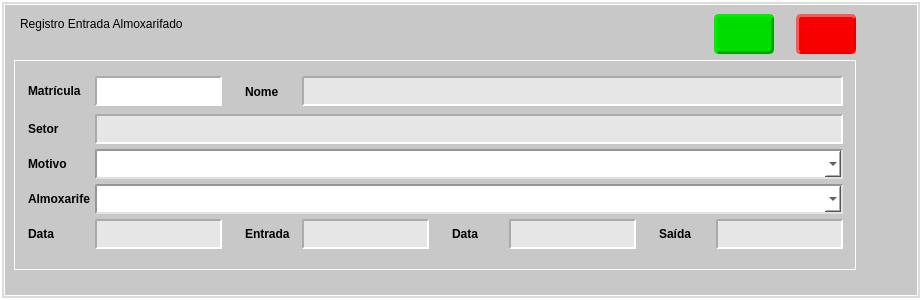
<?xml version="1.0" encoding="UTF-8"?>
<ui version="4.0">
 <class>ConfigurarInicial</class>
 <widget class="QWidget" name="ConfigurarInicial">
  <property name="geometry">
   <rect>
    <x>0</x>
    <y>0</y>
    <width>922</width>
    <height>300</height>
   </rect>
  </property>
  <property name="minimumSize">
   <size>
    <width>922</width>
    <height>300</height>
   </size>
  </property>
  <property name="maximumSize">
   <size>
    <width>16777215</width>
    <height>16777215</height>
   </size>
  </property>
  <property name="windowTitle">
   <string>Form</string>
  </property>
  <property name="styleSheet">
   <string notr="true">QWidget{	
	border-style: ridge;
    border-width: 2px;
    border-color: rgb(255, 255, 255);
	background-color:rgb(220, 220, 220);
}

QFrame{
	background-color:rgb(200, 200, 200);
}




</string>
  </property>
  <layout class="QVBoxLayout" name="verticalLayout">
   <property name="spacing">
    <number>2</number>
   </property>
   <property name="leftMargin">
    <number>4</number>
   </property>
   <property name="topMargin">
    <number>4</number>
   </property>
   <property name="rightMargin">
    <number>4</number>
   </property>
   <property name="bottomMargin">
    <number>4</number>
   </property>
   <item>
    <widget class="QFrame" name="frame_3">
     <property name="styleSheet">
      <string notr="true">QFrame{	
	border-style: ridge;
    border-width: 1px;
    border-color: rgb(255, 255, 255);

}</string>
     </property>
     <property name="frameShape">
      <enum>QFrame::StyledPanel</enum>
     </property>
     <property name="frameShadow">
      <enum>QFrame::Raised</enum>
     </property>
     <layout class="QGridLayout" name="gridLayout">
      <item row="1" column="0">
       <widget class="QFrame" name="frame_12">
        <property name="sizePolicy">
         <sizepolicy hsizetype="Minimum" vsizetype="Minimum">
          <horstretch>0</horstretch>
          <verstretch>0</verstretch>
         </sizepolicy>
        </property>
        <property name="minimumSize">
         <size>
          <width>0</width>
          <height>210</height>
         </size>
        </property>
        <property name="maximumSize">
         <size>
          <width>888</width>
          <height>210</height>
         </size>
        </property>
        <property name="styleSheet">
         <string notr="true">QLabel{	
	padding: 0px 0px 0px 10px;
	border-style: solid;
	border-width: 0px;
    border-color: rgb(170, 170, 170);
    font: bold 12px;
	text-align: left;
    font: bold 12px;
}

#frame_12{	
	border-style: ridge;
    border-width: 1px;
    border-color: rgb(255, 255, 255);

}

QComboBox{	
	background-color: rgb(255, 255, 255);
	border-style: inset;
	border-width: 2px;
    border-color: rgb(150, 150, 150);
    font: bold 12px;
}

QComboBox QAbstractItemView{	
	background-color: rgb(255, 255, 255);
}

QComboBox::focus{
    background-color: rgb(170, 255, 255);
    border-style: outset;
}

QLineEdit{		
	background-color: rgb(255, 255, 255);
	border-style: inset;
	border-width: 2px;
    border-color: rgb(170, 170, 170);
    font: bold 12px;
}

</string>
        </property>
        <property name="frameShape">
         <enum>QFrame::StyledPanel</enum>
        </property>
        <property name="frameShadow">
         <enum>QFrame::Raised</enum>
        </property>
        <layout class="QGridLayout" name="gridLayout_14">
         <property name="leftMargin">
          <number>0</number>
         </property>
         <property name="topMargin">
          <number>12</number>
         </property>
         <property name="rightMargin">
          <number>12</number>
         </property>
         <property name="bottomMargin">
          <number>18</number>
         </property>
         <property name="horizontalSpacing">
          <number>0</number>
         </property>
         <property name="verticalSpacing">
          <number>4</number>
         </property>
         <item row="5" column="8">
          <widget class="QLineEdit" name="nao_atend_txt_material_8">
           <property name="sizePolicy">
            <sizepolicy hsizetype="Expanding" vsizetype="Expanding">
             <horstretch>0</horstretch>
             <verstretch>0</verstretch>
            </sizepolicy>
           </property>
           <property name="minimumSize">
            <size>
             <width>70</width>
             <height>30</height>
            </size>
           </property>
           <property name="maximumSize">
            <size>
             <width>16777215</width>
             <height>30</height>
            </size>
           </property>
           <property name="styleSheet">
            <string notr="true">background-color: rgb(230, 230, 230);</string>
           </property>
           <property name="text">
            <string/>
           </property>
           <property name="maxLength">
            <number>8</number>
           </property>
           <property name="readOnly">
            <bool>true</bool>
           </property>
          </widget>
         </item>
         <item row="5" column="2">
          <widget class="QLabel" name="label_39">
           <property name="sizePolicy">
            <sizepolicy hsizetype="Preferred" vsizetype="Preferred">
             <horstretch>0</horstretch>
             <verstretch>0</verstretch>
            </sizepolicy>
           </property>
           <property name="minimumSize">
            <size>
             <width>80</width>
             <height>30</height>
            </size>
           </property>
           <property name="maximumSize">
            <size>
             <width>80</width>
             <height>30</height>
            </size>
           </property>
           <property name="styleSheet">
            <string notr="true">padding: 0px 0px 0px 20px;</string>
           </property>
           <property name="text">
            <string>Entrada</string>
           </property>
           <property name="alignment">
            <set>Qt::AlignLeading|Qt::AlignLeft|Qt::AlignVCenter</set>
           </property>
           <property name="wordWrap">
            <bool>false</bool>
           </property>
          </widget>
         </item>
         <item row="0" column="3" colspan="6">
          <widget class="QLineEdit" name="nao_atend_txt_material_4">
           <property name="sizePolicy">
            <sizepolicy hsizetype="Expanding" vsizetype="Expanding">
             <horstretch>0</horstretch>
             <verstretch>0</verstretch>
            </sizepolicy>
           </property>
           <property name="minimumSize">
            <size>
             <width>86</width>
             <height>30</height>
            </size>
           </property>
           <property name="maximumSize">
            <size>
             <width>16777215</width>
             <height>30</height>
            </size>
           </property>
           <property name="styleSheet">
            <string notr="true">background-color: rgb(230, 230, 230);</string>
           </property>
           <property name="text">
            <string/>
           </property>
           <property name="maxLength">
            <number>32767</number>
           </property>
           <property name="cursorPosition">
            <number>0</number>
           </property>
           <property name="readOnly">
            <bool>true</bool>
           </property>
          </widget>
         </item>
         <item row="5" column="7">
          <widget class="QLabel" name="label_43">
           <property name="sizePolicy">
            <sizepolicy hsizetype="Preferred" vsizetype="Preferred">
             <horstretch>0</horstretch>
             <verstretch>0</verstretch>
            </sizepolicy>
           </property>
           <property name="minimumSize">
            <size>
             <width>80</width>
             <height>30</height>
            </size>
           </property>
           <property name="maximumSize">
            <size>
             <width>80</width>
             <height>30</height>
            </size>
           </property>
           <property name="styleSheet">
            <string notr="true">padding: 0px 0px 0px 20px;</string>
           </property>
           <property name="text">
            <string>Saída</string>
           </property>
           <property name="alignment">
            <set>Qt::AlignLeading|Qt::AlignLeft|Qt::AlignVCenter</set>
           </property>
           <property name="wordWrap">
            <bool>false</bool>
           </property>
          </widget>
         </item>
         <item row="5" column="0">
          <widget class="QLabel" name="label_38">
           <property name="sizePolicy">
            <sizepolicy hsizetype="Preferred" vsizetype="Preferred">
             <horstretch>0</horstretch>
             <verstretch>0</verstretch>
            </sizepolicy>
           </property>
           <property name="minimumSize">
            <size>
             <width>80</width>
             <height>30</height>
            </size>
           </property>
           <property name="maximumSize">
            <size>
             <width>80</width>
             <height>30</height>
            </size>
           </property>
           <property name="styleSheet">
            <string notr="true"/>
           </property>
           <property name="text">
            <string>Data</string>
           </property>
           <property name="alignment">
            <set>Qt::AlignLeading|Qt::AlignLeft|Qt::AlignVCenter</set>
           </property>
           <property name="wordWrap">
            <bool>false</bool>
           </property>
          </widget>
         </item>
         <item row="5" column="1">
          <widget class="QLineEdit" name="nao_atend_txt_material_5">
           <property name="sizePolicy">
            <sizepolicy hsizetype="Expanding" vsizetype="Expanding">
             <horstretch>0</horstretch>
             <verstretch>0</verstretch>
            </sizepolicy>
           </property>
           <property name="minimumSize">
            <size>
             <width>80</width>
             <height>30</height>
            </size>
           </property>
           <property name="maximumSize">
            <size>
             <width>16777215</width>
             <height>30</height>
            </size>
           </property>
           <property name="styleSheet">
            <string notr="true">background-color: rgb(230, 230, 230);</string>
           </property>
           <property name="text">
            <string/>
           </property>
           <property name="maxLength">
            <number>10</number>
           </property>
           <property name="cursorPosition">
            <number>0</number>
           </property>
           <property name="dragEnabled">
            <bool>false</bool>
           </property>
           <property name="readOnly">
            <bool>true</bool>
           </property>
          </widget>
         </item>
         <item row="4" column="1" colspan="8">
          <widget class="QComboBox" name="nao_atend_cmb_ano_mes_4">
           <property name="sizePolicy">
            <sizepolicy hsizetype="Expanding" vsizetype="Expanding">
             <horstretch>0</horstretch>
             <verstretch>0</verstretch>
            </sizepolicy>
           </property>
           <property name="minimumSize">
            <size>
             <width>86</width>
             <height>30</height>
            </size>
           </property>
           <property name="maximumSize">
            <size>
             <width>16777215</width>
             <height>30</height>
            </size>
           </property>
          </widget>
         </item>
         <item row="4" column="0">
          <widget class="QLabel" name="label_42">
           <property name="sizePolicy">
            <sizepolicy hsizetype="Preferred" vsizetype="Preferred">
             <horstretch>0</horstretch>
             <verstretch>0</verstretch>
            </sizepolicy>
           </property>
           <property name="minimumSize">
            <size>
             <width>80</width>
             <height>30</height>
            </size>
           </property>
           <property name="maximumSize">
            <size>
             <width>16777215</width>
             <height>30</height>
            </size>
           </property>
           <property name="styleSheet">
            <string notr="true"/>
           </property>
           <property name="text">
            <string>Almoxarife</string>
           </property>
           <property name="alignment">
            <set>Qt::AlignLeading|Qt::AlignLeft|Qt::AlignVCenter</set>
           </property>
           <property name="wordWrap">
            <bool>false</bool>
           </property>
          </widget>
         </item>
         <item row="5" column="4">
          <widget class="QLabel" name="label_40">
           <property name="sizePolicy">
            <sizepolicy hsizetype="Preferred" vsizetype="Preferred">
             <horstretch>0</horstretch>
             <verstretch>0</verstretch>
            </sizepolicy>
           </property>
           <property name="minimumSize">
            <size>
             <width>80</width>
             <height>30</height>
            </size>
           </property>
           <property name="maximumSize">
            <size>
             <width>80</width>
             <height>30</height>
            </size>
           </property>
           <property name="styleSheet">
            <string notr="true">padding: 0px 0px 0px 20px;</string>
           </property>
           <property name="text">
            <string>Data</string>
           </property>
           <property name="alignment">
            <set>Qt::AlignLeading|Qt::AlignLeft|Qt::AlignVCenter</set>
           </property>
           <property name="wordWrap">
            <bool>false</bool>
           </property>
          </widget>
         </item>
         <item row="0" column="2">
          <widget class="QLabel" name="label_36">
           <property name="sizePolicy">
            <sizepolicy hsizetype="Minimum" vsizetype="Preferred">
             <horstretch>0</horstretch>
             <verstretch>0</verstretch>
            </sizepolicy>
           </property>
           <property name="minimumSize">
            <size>
             <width>70</width>
             <height>35</height>
            </size>
           </property>
           <property name="maximumSize">
            <size>
             <width>16777215</width>
             <height>35</height>
            </size>
           </property>
           <property name="styleSheet">
            <string notr="true">padding: 0px 0px 0px 20px;</string>
           </property>
           <property name="text">
            <string>Nome</string>
           </property>
           <property name="alignment">
            <set>Qt::AlignLeading|Qt::AlignLeft|Qt::AlignVCenter</set>
           </property>
           <property name="wordWrap">
            <bool>false</bool>
           </property>
          </widget>
         </item>
         <item row="0" column="1">
          <widget class="QLineEdit" name="nao_atend_txt_material_3">
           <property name="sizePolicy">
            <sizepolicy hsizetype="Expanding" vsizetype="Expanding">
             <horstretch>0</horstretch>
             <verstretch>0</verstretch>
            </sizepolicy>
           </property>
           <property name="minimumSize">
            <size>
             <width>86</width>
             <height>30</height>
            </size>
           </property>
           <property name="maximumSize">
            <size>
             <width>16777215</width>
             <height>30</height>
            </size>
           </property>
           <property name="styleSheet">
            <string notr="true">QLineEdit::focus{
    background-color: rgb(170, 255, 255);
    border-style: outset;
}</string>
           </property>
           <property name="text">
            <string/>
           </property>
           <property name="maxLength">
            <number>10</number>
           </property>
          </widget>
         </item>
         <item row="5" column="5" colspan="2">
          <widget class="QLineEdit" name="nao_atend_txt_material_7">
           <property name="sizePolicy">
            <sizepolicy hsizetype="Expanding" vsizetype="Expanding">
             <horstretch>0</horstretch>
             <verstretch>0</verstretch>
            </sizepolicy>
           </property>
           <property name="minimumSize">
            <size>
             <width>80</width>
             <height>30</height>
            </size>
           </property>
           <property name="maximumSize">
            <size>
             <width>16777215</width>
             <height>30</height>
            </size>
           </property>
           <property name="styleSheet">
            <string notr="true">background-color: rgb(230, 230, 230);</string>
           </property>
           <property name="text">
            <string/>
           </property>
           <property name="maxLength">
            <number>10</number>
           </property>
           <property name="cursorPosition">
            <number>0</number>
           </property>
           <property name="readOnly">
            <bool>true</bool>
           </property>
          </widget>
         </item>
         <item row="3" column="0">
          <widget class="QLabel" name="label_37">
           <property name="sizePolicy">
            <sizepolicy hsizetype="Preferred" vsizetype="Preferred">
             <horstretch>0</horstretch>
             <verstretch>0</verstretch>
            </sizepolicy>
           </property>
           <property name="minimumSize">
            <size>
             <width>79</width>
             <height>30</height>
            </size>
           </property>
           <property name="maximumSize">
            <size>
             <width>16777215</width>
             <height>30</height>
            </size>
           </property>
           <property name="styleSheet">
            <string notr="true"/>
           </property>
           <property name="text">
            <string>Motivo</string>
           </property>
           <property name="alignment">
            <set>Qt::AlignLeading|Qt::AlignLeft|Qt::AlignVCenter</set>
           </property>
           <property name="wordWrap">
            <bool>false</bool>
           </property>
          </widget>
         </item>
         <item row="5" column="3">
          <widget class="QLineEdit" name="nao_atend_txt_material_6">
           <property name="sizePolicy">
            <sizepolicy hsizetype="Expanding" vsizetype="Expanding">
             <horstretch>0</horstretch>
             <verstretch>0</verstretch>
            </sizepolicy>
           </property>
           <property name="minimumSize">
            <size>
             <width>70</width>
             <height>30</height>
            </size>
           </property>
           <property name="maximumSize">
            <size>
             <width>16777215</width>
             <height>30</height>
            </size>
           </property>
           <property name="styleSheet">
            <string notr="true">background-color: rgb(230, 230, 230);</string>
           </property>
           <property name="text">
            <string/>
           </property>
           <property name="maxLength">
            <number>8</number>
           </property>
           <property name="readOnly">
            <bool>true</bool>
           </property>
          </widget>
         </item>
         <item row="2" column="0">
          <widget class="QLabel" name="label_34">
           <property name="sizePolicy">
            <sizepolicy hsizetype="Preferred" vsizetype="Preferred">
             <horstretch>0</horstretch>
             <verstretch>0</verstretch>
            </sizepolicy>
           </property>
           <property name="minimumSize">
            <size>
             <width>80</width>
             <height>30</height>
            </size>
           </property>
           <property name="maximumSize">
            <size>
             <width>16777215</width>
             <height>30</height>
            </size>
           </property>
           <property name="styleSheet">
            <string notr="true"/>
           </property>
           <property name="text">
            <string>Setor</string>
           </property>
           <property name="alignment">
            <set>Qt::AlignLeading|Qt::AlignLeft|Qt::AlignVCenter</set>
           </property>
           <property name="wordWrap">
            <bool>false</bool>
           </property>
          </widget>
         </item>
         <item row="0" column="0">
          <widget class="QLabel" name="label_35">
           <property name="sizePolicy">
            <sizepolicy hsizetype="Minimum" vsizetype="Preferred">
             <horstretch>0</horstretch>
             <verstretch>0</verstretch>
            </sizepolicy>
           </property>
           <property name="minimumSize">
            <size>
             <width>80</width>
             <height>30</height>
            </size>
           </property>
           <property name="maximumSize">
            <size>
             <width>16777215</width>
             <height>30</height>
            </size>
           </property>
           <property name="styleSheet">
            <string notr="true"/>
           </property>
           <property name="text">
            <string>Matrícula</string>
           </property>
           <property name="alignment">
            <set>Qt::AlignLeading|Qt::AlignLeft|Qt::AlignVCenter</set>
           </property>
           <property name="wordWrap">
            <bool>false</bool>
           </property>
          </widget>
         </item>
         <item row="3" column="1" colspan="8">
          <widget class="QComboBox" name="nao_atend_cmb_ano_mes_5">
           <property name="sizePolicy">
            <sizepolicy hsizetype="Expanding" vsizetype="Expanding">
             <horstretch>0</horstretch>
             <verstretch>0</verstretch>
            </sizepolicy>
           </property>
           <property name="minimumSize">
            <size>
             <width>0</width>
             <height>30</height>
            </size>
           </property>
           <property name="maximumSize">
            <size>
             <width>16777215</width>
             <height>30</height>
            </size>
           </property>
          </widget>
         </item>
         <item row="2" column="1" colspan="8">
          <widget class="QLineEdit" name="nao_atend_txt_material_9">
           <property name="sizePolicy">
            <sizepolicy hsizetype="Expanding" vsizetype="Expanding">
             <horstretch>0</horstretch>
             <verstretch>0</verstretch>
            </sizepolicy>
           </property>
           <property name="minimumSize">
            <size>
             <width>86</width>
             <height>30</height>
            </size>
           </property>
           <property name="maximumSize">
            <size>
             <width>16777215</width>
             <height>30</height>
            </size>
           </property>
           <property name="styleSheet">
            <string notr="true">background-color: rgb(230, 230, 230);</string>
           </property>
           <property name="text">
            <string/>
           </property>
           <property name="maxLength">
            <number>32767</number>
           </property>
           <property name="cursorPosition">
            <number>0</number>
           </property>
           <property name="readOnly">
            <bool>true</bool>
           </property>
          </widget>
         </item>
        </layout>
       </widget>
      </item>
      <item row="1" column="1">
       <spacer name="horizontalSpacer">
        <property name="orientation">
         <enum>Qt::Horizontal</enum>
        </property>
        <property name="sizeHint" stdset="0">
         <size>
          <width>40</width>
          <height>20</height>
         </size>
        </property>
       </spacer>
      </item>
      <item row="2" column="0">
       <spacer name="verticalSpacer">
        <property name="orientation">
         <enum>Qt::Vertical</enum>
        </property>
        <property name="sizeHint" stdset="0">
         <size>
          <width>20</width>
          <height>40</height>
         </size>
        </property>
       </spacer>
      </item>
      <item row="0" column="0">
       <widget class="QFrame" name="frame">
        <property name="styleSheet">
         <string notr="true">border: 0px;</string>
        </property>
        <property name="frameShape">
         <enum>QFrame::StyledPanel</enum>
        </property>
        <property name="frameShadow">
         <enum>QFrame::Raised</enum>
        </property>
        <layout class="QHBoxLayout" name="horizontalLayout_2">
         <property name="spacing">
          <number>22</number>
         </property>
         <property name="leftMargin">
          <number>0</number>
         </property>
         <property name="topMargin">
          <number>0</number>
         </property>
         <property name="rightMargin">
          <number>0</number>
         </property>
         <property name="bottomMargin">
          <number>0</number>
         </property>
         <item>
          <widget class="QLabel" name="label">
           <property name="minimumSize">
            <size>
             <width>0</width>
             <height>30</height>
            </size>
           </property>
           <property name="styleSheet">
            <string notr="true">background-color: rgb(200, 200, 200);
padding: 0px 0px 0px 3px;
font: bold 12pt &quot;Segoe UI&quot;;
border: 0px;</string>
           </property>
           <property name="text">
            <string>Registro Entrada Almoxarifado</string>
           </property>
           <property name="alignment">
            <set>Qt::AlignLeading|Qt::AlignLeft|Qt::AlignTop</set>
           </property>
           <property name="wordWrap">
            <bool>true</bool>
           </property>
          </widget>
         </item>
         <item>
          <widget class="QPushButton" name="btn_ok">
           <property name="minimumSize">
            <size>
             <width>50</width>
             <height>40</height>
            </size>
           </property>
           <property name="maximumSize">
            <size>
             <width>60</width>
             <height>40</height>
            </size>
           </property>
           <property name="toolTip">
            <string>&lt;html&gt;&lt;head/&gt;&lt;body&gt;&lt;p&gt;Salvar e Sair&lt;/p&gt;&lt;/body&gt;&lt;/html&gt;</string>
           </property>
           <property name="styleSheet">
            <string notr="true">#btn_ok{	
	background-color: rgb(0, 220, 0);
    border-style: outset;
    border-width: 3px;
    border-radius: 5px; 
    border-color: rgb(0, 158, 0);
    font: bold 14px;		
	text-align: center;
	color: rgb(255, 255, 255);
}
#btn_ok::hover {
    background-color: rgb(0, 195, 0);
    border-style: inset;
}
#btn_ok::pressed {
    background-color: rgb(0, 195, 0);
    border-style: inset;
}
</string>
           </property>
           <property name="text">
            <string/>
           </property>
           <property name="icon">
            <iconset resource="../assets/icons/icons_alt_regras.qrc">
             <normaloff>:/assets.icons_alt_regras/salvar-e-fechar.png</normaloff>:/assets.icons_alt_regras/salvar-e-fechar.png</iconset>
           </property>
           <property name="iconSize">
            <size>
             <width>30</width>
             <height>30</height>
            </size>
           </property>
          </widget>
         </item>
         <item>
          <widget class="QPushButton" name="btn_cancelar">
           <property name="minimumSize">
            <size>
             <width>50</width>
             <height>40</height>
            </size>
           </property>
           <property name="maximumSize">
            <size>
             <width>60</width>
             <height>40</height>
            </size>
           </property>
           <property name="toolTip">
            <string>&lt;html&gt;&lt;head/&gt;&lt;body&gt;&lt;p&gt;Cancelar&lt;/p&gt;&lt;/body&gt;&lt;/html&gt;</string>
           </property>
           <property name="styleSheet">
            <string notr="true">#btn_cancelar{	
	background-color: rgb(248, 0, 0);
    border-style: outset;
    border-width: 3px;
    border-radius: 5px; 
    border-color: rgb(227, 0, 0);
    font: bold 14px;		
	text-align: center;
	color: rgb(255, 255, 255);
}
#btn_cancelar::hover {
    background-color: rgb(165, 0, 0);
    border-style: inset;
}
#btn_cancelar::pressed {
    background-color: rgb(165, 0, 0);
    border-style: inset;
}</string>
           </property>
           <property name="text">
            <string/>
           </property>
           <property name="icon">
            <iconset resource="../assets/icons/icons_alt_regras.qrc">
             <normaloff>:/assets.icons_alt_regras/fechar-janela.png</normaloff>:/assets.icons_alt_regras/fechar-janela.png</iconset>
           </property>
           <property name="iconSize">
            <size>
             <width>30</width>
             <height>30</height>
            </size>
           </property>
          </widget>
         </item>
        </layout>
       </widget>
      </item>
     </layout>
    </widget>
   </item>
  </layout>
 </widget>
 <tabstops>
  <tabstop>nao_atend_txt_material_3</tabstop>
  <tabstop>nao_atend_cmb_ano_mes_5</tabstop>
  <tabstop>nao_atend_cmb_ano_mes_4</tabstop>
  <tabstop>btn_ok</tabstop>
  <tabstop>nao_atend_txt_material_5</tabstop>
  <tabstop>nao_atend_txt_material_6</tabstop>
  <tabstop>nao_atend_txt_material_7</tabstop>
  <tabstop>nao_atend_txt_material_8</tabstop>
  <tabstop>nao_atend_txt_material_4</tabstop>
  <tabstop>btn_cancelar</tabstop>
  <tabstop>nao_atend_txt_material_9</tabstop>
 </tabstops>
 <resources>
  <include location="../assets/icons/icons_alt_regras.qrc"/>
 </resources>
 <connections/>
</ui>
